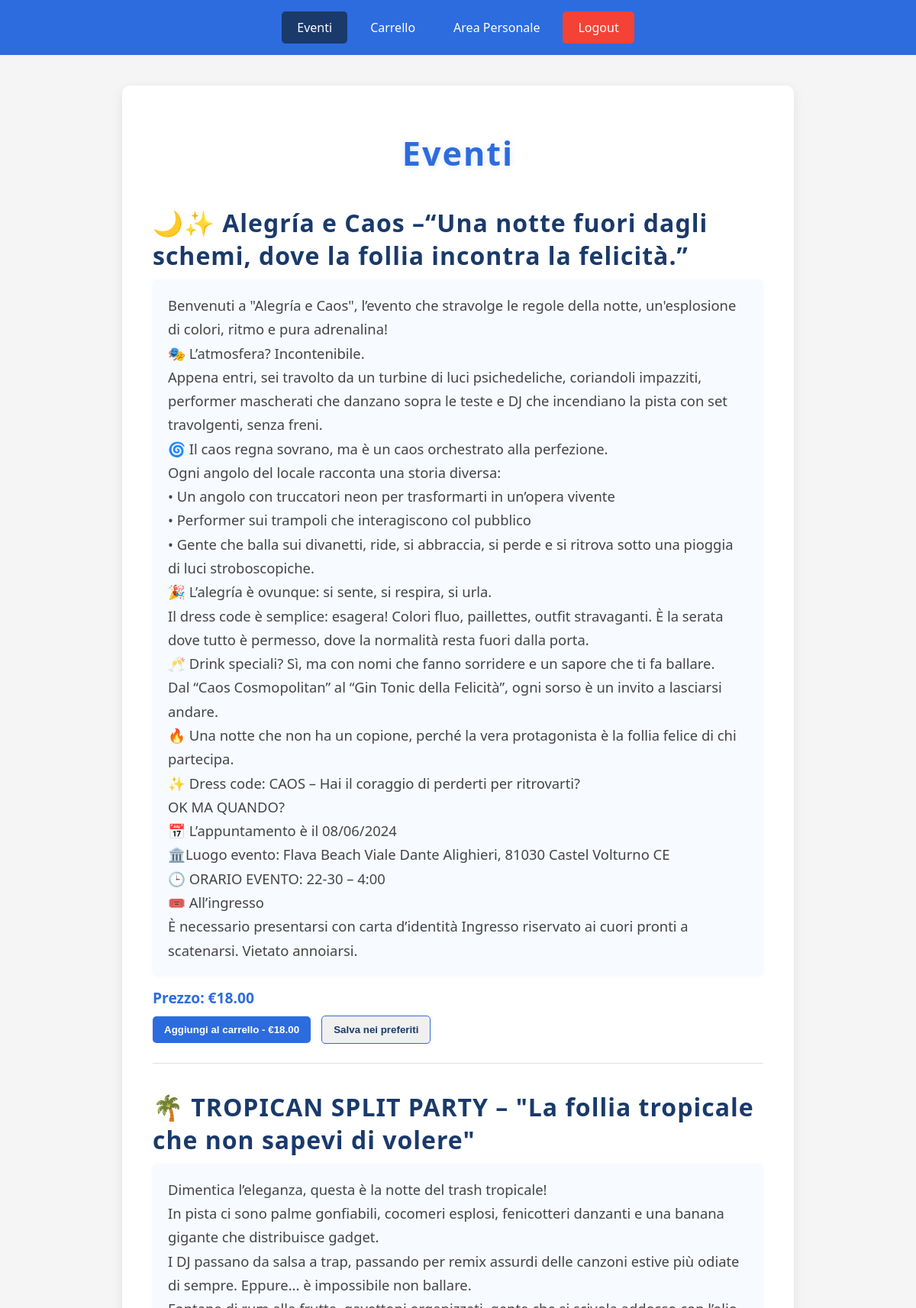
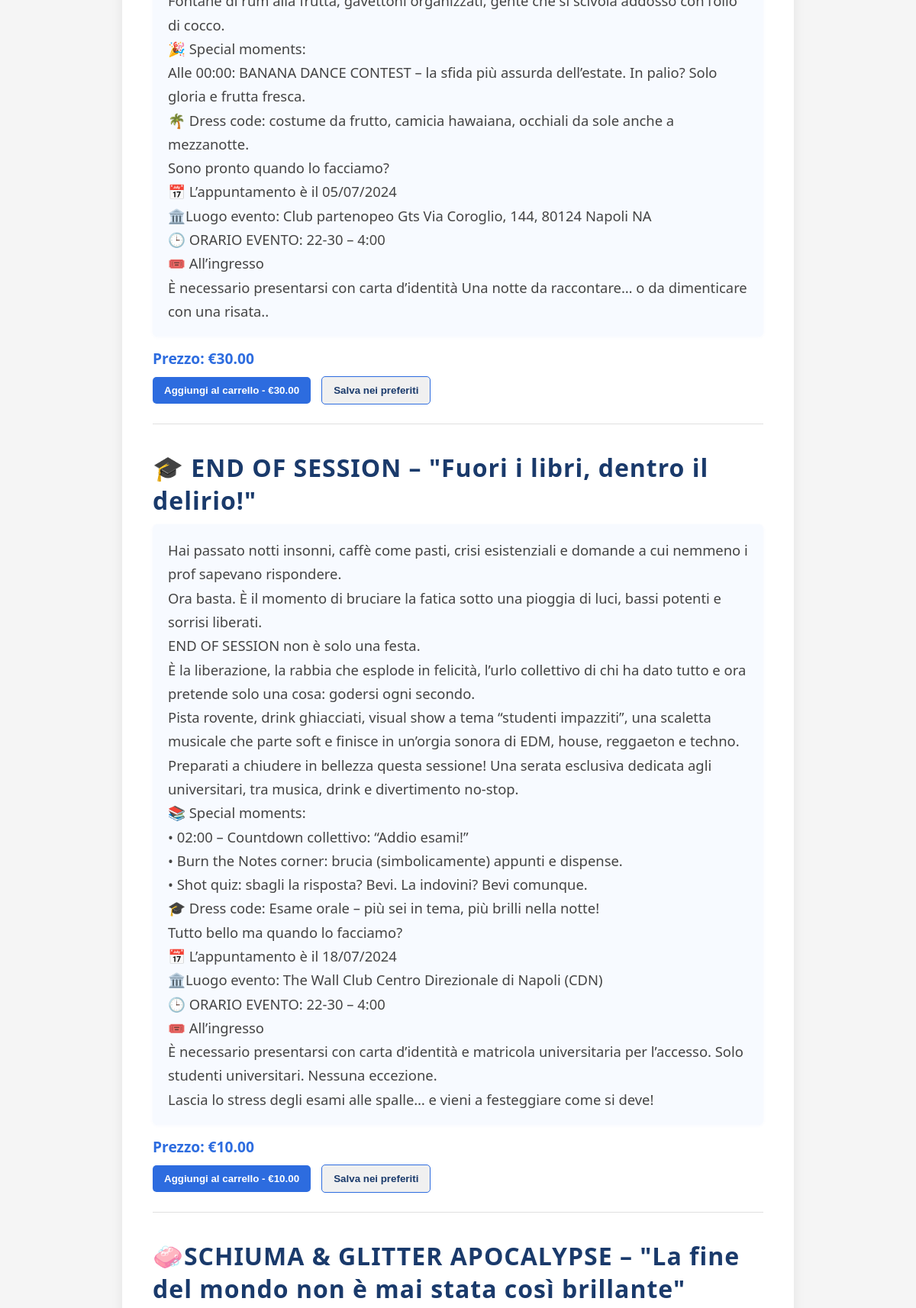
/eventi/ (upper part), run on the app's committed database (2 pictures, top to bottom).
### Event_Hub/models.py (models this page shows)
class Evento(models.Model):
    nome = models.CharField(max_length=100, primary_key=True)
    data = models.DateField()
    ora_inizio = models.TimeField()
    ora_fine = models.TimeField()
    luogo = models.CharField(max_length=100)
    descrizione = models.TextField()
    organizzatore = models.ForeignKey(Organizzatore, on_delete=models.CASCADE)
    biglietti_disponibili = models.IntegerField()
    prezzo = models.DecimalField(max_digits=10, decimal_places=2, default=0.00)

### Event_Hub/views.py (the view)
# urls.py: path('eventi/', lista_eventi, name='eventi'),
def lista_eventi(request):
    eventi = Evento.objects.all().order_by('nome')
    return render(request, 'eventi.html', {'eventi': eventi})

### templates/eventi.html (shortened to what this page needs)
<!DOCTYPE html>
<html lang="it">
<head>
</head>
<body>
    <div class="nav-menu" style="display: flex; justify-content: center; background-color: #2d6cdf; padding: 15px 0; margin-bottom: 30px;">
        <a href="{% url 'eventi' %}" style="color: white; text-decoration: none; padding: 10px 20px; margin: 0 5px; border-radius: 5px; transition: background-color 0.2s; background-color: #1a3a6b;">Eventi</a>
        <a href="{% url 'carrello' %}" style="color: white; text-decoration: none; padding: 10px 20px; margin: 0 5px; border-radius: 5px; transition: background-color 0.2s;">Carrello</a>
        <a href="{% url 'area_personale' %}" style="color: white; text-decoration: none; padding: 10px 20px; margin: 0 5px; border-radius: 5px; transition: background-color 0.2s;">Area Personale</a>
        <a href="{% url 'logout' %}" style="color: white; text-decoration: none; padding: 10px 20px; margin: 0 5px; border-radius: 5px; transition: background-color 0.2s; background-color: #f44336;">Logout</a>
    </div>
    <div class="container">
        <h1>Eventi</h1>
        {% for evento in eventi %}
        <div class="evento">
            <div class="evento-nome">{{ evento.nome }}</div>
            <div class="evento-descrizione">{{ evento.descrizione|linebreaksbr }}</div>
            <div class="evento-prezzo">Prezzo: €{{ evento.prezzo }}</div>
            <div class="evento-actions">
                <form action="{% url 'aggiungi_al_carrello' %}" method="post" style="display: inline-block; margin-right: 10px;">
                    <button type="submit" class="aggiungi-carrello">Aggiungi al carrello - €{{ evento.prezzo }}</button>
                </form>
                <form action="{% url 'salva_evento' %}" method="post" style="display: inline-block;">
                    <button type="submit" class="salva-evento">Salva nei preferiti</button>
                </form>
            </div>
        </div>
        {% empty %}
        <div class="no-eventi">Nessun evento disponibile al momento.</div>
        {% endfor %}
    </div>
</body>
</html>

### templates/eventi.html (style rules this page uses)
body { font-family: 'Segoe UI', Tahoma, Geneva, Verdana, sans-serif; background: #f5f5f5; margin: 0; padding: 0; }
.container { max-width: 800px; margin: 40px auto; background: #fff; border-radius: 10px; box-shadow: 0 4px 16px rgba(0,0,0,0.08); padding: 30px 40px; }
h1 { text-align: center; color: #2d6cdf; font-size: 2.7em; margin-bottom: 40px; letter-spacing: 2px; text-shadow: 1px 2px 8px #e0eaff; }
.evento { margin-bottom: 35px; padding-bottom: 25px; border-bottom: 1px solid #e0e0e0; }
.evento:last-child { border-bottom: none; }
.evento-nome { font-size: 2em; font-weight: bold; color: #1a3a6b; margin-bottom: 10px; letter-spacing: 1px; }
.evento-descrizione { font-size: 1.15em; color: #444; background: #f7faff; border-radius: 6px; padding: 18px 20px; line-height: 1.7; box-shadow: 0 1px 4px rgba(45,108,223,0.04); margin-bottom: 15px; }
.evento-prezzo { font-size: 1.2em; font-weight: bold; color: #2d6cdf; margin-bottom: 10px; }
.aggiungi-carrello { display: inline-block; background-color: #2d6cdf; color: white; padding: 10px 15px; border-radius: 5px; text-decoration: none; font-weight: bold; cursor: pointer; border: none; }
.salva-evento { display: inline-block; background-color: #f0f0f0; color: #1a3a6b; padding: 10px 15px; border-radius: 5px; text-decoration: none; font-weight: bold; cursor: pointer; border: 1px solid #2d6cdf; }

### data on the page
Evento: nome "🌙✨ Alegría e Caos –“Una notte fuori dagli schemi, dove la follia incontra la felicità.”", descrizione "Benvenuti a \"Alegría e Caos\", l’evento che stravolge le regole della notte, un'esplosione di colori, ritmo e pura adrenalina! 🎭 L’atmosfera? Incontenibile. Appena entri, sei travolto da un turbine di luci psichedeliche, coriandoli impazziti, performer mascherati che danzano sopra le teste e DJ che incendiano la pista con set travolgenti, senza freni. 🌀 Il caos regna sovrano, ma è un caos orchestrato alla perfezione. Ogni angolo del locale racconta una storia diversa: • Un angolo con truccatori neon per trasformarti in un’opera vivente • Performer sui trampoli che interagiscono col pubblico • Gente che balla sui divanetti, ride, si abbraccia, si perde e si ritrova sotto una pioggia di luci…", prezzo "18.00"
Evento: nome "🌴 TROPICAN SPLIT PARTY – \"La follia tropicale che non sapevi di volere\"", descrizione "Dimentica l’eleganza, questa è la notte del trash tropicale! In pista ci sono palme gonfiabili, cocomeri esplosi, fenicotteri danzanti e una banana gigante che distribuisce gadget. I DJ passano da salsa a trap, passando per remix assurdi delle canzoni estive più odiate di sempre. Eppure... è impossibile non ballare. Fontane di rum alla frutta, gavettoni organizzati, gente che si scivola addosso con l’olio di cocco. 🎉 Special moments: Alle 00:00: BANANA DANCE CONTEST – la sfida più assurda dell’estate. In palio? Solo gloria e frutta fresca. 🌴 Dress code: costume da frutto, camicia hawaiana, occhiali da sole anche a mezzanotte. Sono pronto quando lo facciamo? 📅 L’appuntamento è il 05/07/2024…", prezzo "30.00"
Evento: nome "🎓 END OF SESSION – \"Fuori i libri, dentro il delirio!\"", descrizione "Hai passato notti insonni, caffè come pasti, crisi esistenziali e domande a cui nemmeno i prof sapevano rispondere. Ora basta. È il momento di bruciare la fatica sotto una pioggia di luci, bassi potenti e sorrisi liberati. END OF SESSION non è solo una festa. È la liberazione, la rabbia che esplode in felicità, l’urlo collettivo di chi ha dato tutto e ora pretende solo una cosa: godersi ogni secondo. Pista rovente, drink ghiacciati, visual show a tema “studenti impazziti”, una scaletta musicale che parte soft e finisce in un’orgia sonora di EDM, house, reggaeton e techno. Preparati a chiudere in bellezza questa sessione! Una serata esclusiva dedicata agli universitari, tra musica, drink e…", prezzo "10.00"
Evento: nome "🧼SCHIUMA & GLITTER APOCALYPSE – \"La fine del mondo non è mai stata così brillante\""
